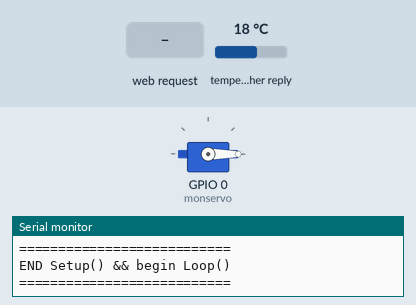
Recording of a sketch running on a simulated ESP8266 (Wemos D1 mini). On the bench: servo, the last lines printed to the serial monitor. Inputs (shaded band) come from the test bench; at power-on: temperature in the weather reply 18 °C. WiFi joins after 1.5 s; servers stay silent unless stated; web services answer with replies made up by the test bench.

Above: at 4.9 s.
5.0 s: HTTP request GET /test?Test=1 received
At 5.5 s:
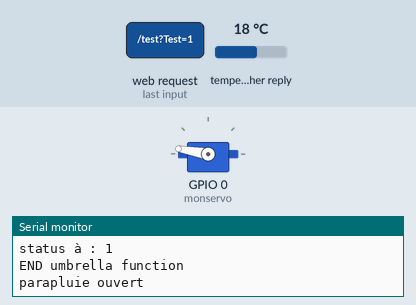
8.0 s: HTTP request GET /town received
At 9.7 s:
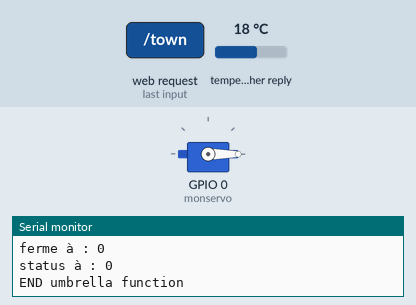
10.9 s: HTTP request GET /test?Test=120 received
At 11.2 s:
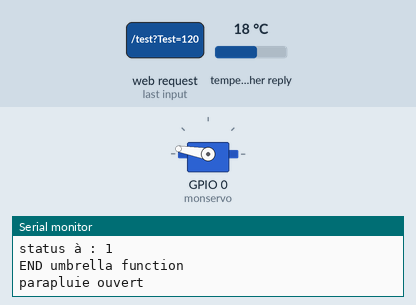
Timing chart, 0 to 13.4 s (numbered marks = the images above; inputs shaded):
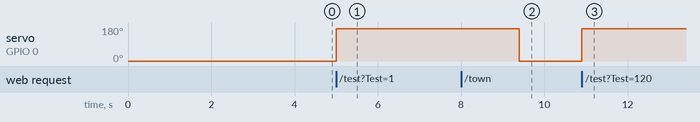

The sketch:

parapluie.ino
```cpp
///////////////
// PARAPLUIE //
///////////////

/*  Un programme pour récupérer les données météo du site http://openweathermap.org/
 *  puis les afficher sur le moniteur série (partie de programme inspiré de http://educ8s.tv/esp8266-weather-display/)
 *  et ouvre ou ferme un parapluie chinois suivant les précipitations d'un lieu choisis (inspiré de http://julienlevesque.net/little-umbrella/ )
 *  Cette version intègre une page web de test du parapluie en hackant des bout de codes trouvés ici : https://www.ulasdikme.com/projects/esp8266/esp8266_ajax_websocket.php
 *  Antony Le Goïc-Auffret
 *  sous licence CC-By-SA - dimanche 1er août 2020 - Brest- Bretagne - France - Europe - Terre - Système solaire - Voie Lactée.
 *
 *                                                                                        _
 *                                                                                      _| |_
 *                                                                                   _/ /  \  \_
 *                                                                                _/   /    \    \_
 *                                                                             _/     /      \      \_
 *                                                                          _/  _._  /  _._   \ _._    \_
 *                                                                        / \_/     \_/  |_|\_/     \_/  \
 *                                                                                      /|#|
 *                                                                                     | | |
 *                                                                                     | | |
 *                                                                                     | | |
 *                                                                                     | | |
 *                                                                                     | | |
 *                                                                                     | | |
 *                                                                                 ____|_\_/_
 *                                                                                |    |     |
 *                                     BROCHAGE                                   |    |     |
 *                               _________________                          ______|____|_____|__________
 *                              /     D1 mini     \                        |           |               |
 *              Non Attribué - |[ ]RST        TX[ ]| - Non Attribué        |   ___     |               |
 *              Non Attribué - |[ ]A0  -GPIO  RX[ ]| - Non Attribué        |  |_°_|    |               |
 *              Non Attribué - |[ ]D0-16    5-D1[ ]| - Non Attribué        | |     |   |               |
 *              Non Attribué - |[ ]D5-14    4-D2[ ]| - Non Attribué        | |     |   |               |
 *              Non Attribué - |[ ]D6-12    0-D3[X]| - gestion servo < _   | |   __|___|               |
 *              Non Attribué - |[ ]D7-13    2-D4[X]| - LED_BUILTIN       \ | | (o)_____/               |
 *              Non Attribué - |[ ]D8-15     GND[X]| - alim servo <-      || |Servo|                   |
 *              Non Attribué - |[ ]3V3 .      5V[X]| - alim servo <_|_    || |_____|                   |
 *                             |       +---+       |                |  \   \  |_°_|                    |
 *                             |_______|USB|_______|                  \  \ |\__/||                     |
 *              Le wemos est connecté en USB à votre ordinateur,        \ \|___/ |                     |
 *                        le moniteur série ouvert                       \_|____/                      |
 *                                                                         |___________________________|
 *
 */

#include <ArduinoJson.h>
#include <Servo.h>
#include <ESP8266WiFi.h>
#include <ESP8266WebServer.h>
#include <WiFiManager.h> // https://github.com/tzapu/WiFiManager
#include <WebSocketsServer.h> // https://github.com/Links2004/arduinoWebSockets

#define ANGLE_FERME 0 // angle pour fermer le parapluie
#define ANGLE_OUVERT 170 // angle pour ouvrir le parapluie

// ssid AP : concaténation POCL_NAME + "-" + POCL_ID
const char *POCL_ID = "1"; // id unique du POCL à paramétrer
const char *POCL_NAME = "POCL-Parapluie"; // nom du POCL
// mot de pas AP: minimun 8 caractères
const char *AP_PW = "lpdgo2021";

#define CLEF_API  "remplacemoi"// Clef de l'API par default à remplacer ici ou via le site
#define ID_VILLE "3030300" // ID ville par default à remplacer ici ou via le site
/*Quelques identifiants d'autres villes françaises :
 * 3030300, Brest
 * 6431033, Quimper
 * 6430976, Morlaix
 * 6453798, Lannion
 * 6453805, Saint-Brieuc
 * 6432801, Rennes
 * 6437298, Lorient
 * 2970777, Vannes
 * 6434483, Nantes
 * 6456407, Le Mans
 * 6427109, Caen
 * 6452361, Angers
 * 6456577, La Roche sur Yon
 * 3021411, Dieppe
 */

/********************************* START-WiFi *********************************
* Début de la gestion du wifi par WiFiManager                                 *
******************************************************************************/
void connexion();  // Connexion du WiFi en STA ou AP si STA non configuré

/***************************** Declarations-WebServer ********************************
 * Déclarations pour le serveur web par ESP8266WebServer                      *
 ******************************************************************************/
ESP8266WebServer server(80);  //déclaration du serveur web sur le port
String webSite,xml,data,town,key; //déclaration de variables
bool testType; // Doit on tester l'ouverture (true) ou la fermeture (false);
bool test = false; // Une demande de test a été reçue

void startWebServer();
void buildWebsite(); // Fonction qui écrit le code html du site web à partir du fichier html.h
void handleWebsite(); // Ecoute les requêtes GET sur / et répond avec un message 200 et le site web
void handleTest(); // Ecoute les requêtes sur /test et répond avec un message 200
void handleTown(); // Ecoute les requêtes sur /town et répond avec un message 200
void handleAPIKey(); // Ecoute les requêtes sur /apikey et répond avec un message 200
void handleNotFound(); // Répond aux requêtes non définies avec un message 404

/***************************** START-WebSocket ********************************
* Déclarations pour le serveur websockets par WebSocketsServer                *
******************************************************************************/
WebSocketsServer webSocket(81);    // create a websocket server on port 81
bool status = 1;   // enregistre si le parapluie est ouvert ou fermé.

void startWebSocket(); // Start a WebSocket server
void webSocketEvent(uint8_t num, WStype_t type, uint8_t * payload, size_t lenght); // When a WebSocket message is received

/*************************** START-APIComSetup ********************************
* Déclarations pour la communication avec OpenWeatherMap API                  *
******************************************************************************/
const char nomDuServeur[] = "api.openweathermap.org";  // Serveur distant auquel on va se connecter
String cledAPI = CLEF_API;  // clé de l'API du site http://openweathermap.org/
// il faudra vous créer un compte et récupérer votre clé d'API, une formalité !
// Sur le site, vous trouvez les identifiants de toutes les villes du monde.
String identifiantVille = ID_VILLE;   // indiquez l'identifiant d'une ville (CityID), ici Caen en France

String descriptionMeteo = "";
String lieu = "";
String pays = "";
float temperature = 0;
float humidite = 0;
float pression = 0;
unsigned int para = 100; // Valeur de l'identifiant météo: para < 600 il pleut

void prendDonneesMeteo(); //Fonction qui utilise le client web du D1 mini pour envoyer/recevoir des données de requêtes GET.
void ecritMeteoGeneral();

/*********************** START-parapluie() variables **************************
* Début de la déclaration des variables globales de la fonction parapluie()    *
******************************************************************************/
Servo monservo;    // créer un objet "monservo" pour le contrôler

void parapluie ();

/************************** START-loop() variables ****************************
* Debut de la déclaration des variables globales de la fonction parapluie()    *
******************************************************************************/
// permet de vérifier le temps écoulé
unsigned long dateDernierChangement = 0;
unsigned long dateCourante;
unsigned long intervalle;
// permet de savoir quel ping envoyer
bool ping = false;

/********************************* START-Setup *********************************
* Code qui doit s'exécuter qu'une fois                                         *
*******************************************************************************/
void setup() {
        Serial.begin(9600);
        delay(200);
        Serial.println();
        Serial.println("===========================");
        Serial.println("/r/nSTART Setup()");
        Serial.println("===========================");

        connexion(); // Démarre le WiFi

        delay(100);

        startWebServer(); // Démarre le serveur Web

        startWebSocket(); // Démarre le serveur WebSocket

        delay(100);

        prendDonneesMeteo(); // Première requête à l'API pour définir les variables météo

        parapluie (); // Première manipulation du Parapluie en fonction des données météo recolletées

        town = identifiantVille;
        key = cledAPI;

        Serial.println("===========================");
        Serial.println("END Setup() && begin Loop()");
        Serial.println("===========================");
        Serial.println();
}

/********************************* START-Loop **********************************
* Code qui doit s'exécuter en continu                                          *
*******************************************************************************/
void loop() {
        dateCourante = millis();
        intervalle = dateCourante - dateDernierChangement; // intervalle de temps depuis la dernière mise à jour du parapluie

        if (intervalle >= (600 * 1000) || identifiantVille != town || cledAPI != key) // Récupère de nouvelles données toutes les 10 minutes ou immediatement si la ville a été changé
        {
                identifiantVille = town;
                cledAPI = key;
                dateDernierChangement = millis();
                prendDonneesMeteo(); // récupère les données météo
                parapluie(); // met à jour le parapluie
        }

        if (test) // si le boutton test à été cliqué
        {
                int parastock = para; // stock la valeur "para" dans "parastock"
                if (!testType)
                {
                        para = 900; // triche sur la valeur "para" pour un test status
                        parapluie(); // met à jour le parapluie
                        Serial.println("parapluie fermé ");
                        delay (100);
                }
                if (testType)
                {
                        para = 100; // triche sur la valeur "para" pour un test status
                        parapluie(); // met à jour le parapluie
                        Serial.println("parapluie ouvert ");
                        delay (100);
                }
                para = parastock; // redonne à para sa valeur initiale
                test = false;
        }

        webSocket.loop(); // Check si il y a un message sur le serveur websocket

        server.handleClient(); // Check si il y a un message sur le serveur web

        if (intervalle%(60*1000)==0) { // toutes les minutes
                int i = webSocket.connectedClients(ping);
                Serial.printf("%d Connected websocket clients ping: %d\n", i, ping);
                ping = !ping;
                ecritMeteoGeneral();
        }
}

void connexion() {
        Serial.println("START: Wifi connection");
        WiFi.mode(WIFI_STA); // explicitly set mode, esp defaults to STA+AP

        // WiFi.mode(WiFi_STA); // it is a good practice to make sure your code sets wifi mode how you want it.

        //WiFiManager, Local intialization. Once its business is done, there is no need to keep it around
        WiFiManager wm;

        //reset settings - wipe credentials for testing
        //wm.resetSettings();

        // Automatically connect using saved credentials,
        // if connection fails, it starts an access point with the specified name ( "AutoConnectAP"),
        // if empty will auto generate SSID, if password is blank it will be anonymous AP (wm.autoConnect())
        // then goes into a blocking loop awaiting configuration and will return success result

        bool res;
        // res = wm.autoConnect(); // auto generated AP name from chipid
        // res = wm.autoConnect("AutoConnectAP"); // anonymous ap

        char * apSSID = new char[strlen(POCL_NAME)+1+strlen(POCL_ID)+1];
        strcpy(apSSID, POCL_NAME);
        strcat(apSSID, "-");
        strcat(apSSID, POCL_ID);
        strcat(apSSID, "\0");
        res = wm.autoConnect(apSSID,AP_PW); // password protected ap

        if(!res) {
                Serial.println("Failed to connect");
                // ESP.restart();
        }
        else {
                //if you get here you have connected to the WiFi
                Serial.println("connected...yeey :)");
        }
        Serial.println("END: Wifi connection");
        Serial.println();
}

void startWebServer(){
        Serial.println("START Web server configuration");
        server.on("/",handleWebsite);
        server.on("/test",handleTest);
        server.on("/town",handleTown);
        server.on("/apikey",handleAPIKey);
        server.onNotFound(handleNotFound);    // When a client requests an unknown URI (i.e. something other than "/"), call function "handleNotFound"
        server.begin();
        Serial.println("Web server started.");
        Serial.println("END Web server configuration");
        Serial.println();
}

void buildWebsite(){ // Fonction qui écrit le code html du site web à partir du fichier html.h
        static const char* html =
        #include "html.h"
        ;
        webSite = String((const char*) html);
}

void handleWebsite(){ // génère le site web
        buildWebsite(); // écriture du html
        server.send(200,"text/html",webSite); // mise en ligne du site
}

void handleTest(){
        test = true;
        testType = server.arg("Test").toFloat();
        server.send(200,"text/plain","200: OK");
}

void handleTown(){
        town = server.arg("Town");
        server.send(200,"text/plain","200: OK");
}

void handleAPIKey(){
        key = server.arg("Key");
        server.send(200,"text/plain","200: OK");
}

void handleNotFound(){
        server.send(404, "text/plain", "404: Not found"); // Send HTTP status 404 (Not Found) when there's no handler for the URI in the request
}

void startWebSocket() { // Start a WebSocket server
        Serial.println("START WebSocket server configuration");
        webSocket.begin();                    // start the websocket server
        webSocket.onEvent(webSocketEvent);    // if there's an incomming websocket message, go to function 'webSocketEvent'
        Serial.println("WebSocket server started.");
        Serial.println("END WebSocket server configuration");
        Serial.println();
}

void webSocketEvent(uint8_t num, WStype_t type, uint8_t * payload, size_t lenght) { // When a WebSocket message is received
        switch (type) {
        case WStype_DISCONNECTED:                 // if the websocket is disconnected
                Serial.printf("[%u] Disconnected!\n", num);
                break;
        case WStype_CONNECTED: {                    // if a new websocket connection is established
                IPAddress ip = webSocket.remoteIP(num);
                Serial.printf("[%u] Connected from %d.%d.%d.%d url: %s\n", num, ip[0], ip[1], ip[2], ip[3], payload);
                StaticJsonDocument<64> doc;                 // Create JsonDocument of fixed size
                JsonObject root = doc.to<JsonObject>();                  // create JsonObject from JsonDocument
                root["event"] = "state";                 // populate JsonObject
                root["state"] = status;                 // populate JsonObject
                char buffer[64];                 // create temp buffer
                serializeJson(root, buffer);                 // serialize to buffer
                webSocket.broadcastTXT(buffer);                 // send buffer to web socket
        }
        break;
        case WStype_TEXT:                         // if new text data is received
                Serial.printf("[%u] get Text: %s\n", num, payload);
                break;
        case WStype_ERROR:                        // if an erro happen
                Serial.printf("[%u] get Error: %s\n", num, payload);
                break;
        }
}

void prendDonneesMeteo(){ //Fonction qui utilise le client web du D1 mini pour envoyer/recevoir des données de requêtes GET.
        Serial.println("START API call");
        WiFiClient client;
        String resultat;
        if (client.connect(nomDuServeur, 80)) { // Démarre la connexion du client, recherche les connexions
                client.println("GET /data/2.5/weather?id=" + identifiantVille + "&units=metric&lang=fr&APPID=" + cledAPI);
                client.println("Host: api.openweathermap.org");
                client.println("User-Agent: ArduinoWiFi/1.1");
                client.println("Connection: close");
                client.println();
                Serial.println("API connectée"); //message d'erreur si la connexion échoue
        }
        else {
                Serial.println("Echec de la connexion"); //message d'erreur si la connexion échoue
        }
        resultat = "";
        while (client.connected() && !client.available()) delay(1); // attend les données
        while (client.connected() || client.available()) {    // soit le client est connecté, soit il a des données disponibles
                char c = client.read(); // récupère les données
                resultat = resultat + c; // les agrège dans la chaine de caractère resultat
        }

        client.stop(); // stoppe le client
        resultat.replace('[', ' ');
        resultat.replace(']', ' ');
        Serial.println(resultat); // écrit la chaine de caractère en entier sur le moniteur série

        char tableauJson[resultat.length() + 1];
        resultat.toCharArray(tableauJson, sizeof(tableauJson));
        tableauJson[resultat.length() + 1] = '\0';

        StaticJsonDocument<1024> doc;

        DeserializationError error = deserializeJson(doc, tableauJson);

        if (error) {
                Serial.print(F("deserializeJson() failed with code "));
                Serial.println(error.c_str());
                return;
        }
        // Attention ! Il y à une possibilité de plusieurs "weather" objets (c'est un array) !: https://openweathermap.org/weather-conditions
        lieu = String((const char*) doc["name"]);
        pays = String((const char*) doc["sys"]["country"]);
        String meteo = doc["weather"]["main"];
        descriptionMeteo = String((const char*) doc["weather"]["description"]);
        String id = doc["weather"]["id"];   //récupère le chiffre identifiant "id" de l'état météo sous forme de texte.
        temperature = doc["main"]["temp"];
        humidite = doc["main"]["humidity"];
        pression = doc["main"]["pressure"];

        para =id.toInt(); //transforme le texte "id" en entier.

        ecritMeteoGeneral();
        Serial.println("END API call");
        Serial.println();
}

void ecritMeteoGeneral(){
        Serial.println("------------------");
        Serial.print(lieu);
        Serial.print(", ");
        Serial.print(pays);
        Serial.print(", ");
        Serial.print(descriptionMeteo);
        Serial.print(", ");
        Serial.println(para);
        Serial.println("------------------");
}

void parapluie (){
        Serial.println("START umbrella function");
        if (para<600) {    // Si la valeur de l'indicateur météo est inférieur à 600 c'est qu'il pleut.
                if (status == 0) { // Si avant ça le parapluie était fermé
                        monservo.attach(0); // brancher le servomoteur sur la broche D3 (GPIO 0)
                        monservo.write(ANGLE_OUVERT); // ouvre le parapluie
                        Serial.print("ouvre à : "); Serial.println(ANGLE_OUVERT);
                        status = 1; // note que le parapluie est maintenant ouvert
                        Serial.print("status à : "); Serial.println(status);
                }
        }
        else {             // si il ne pleut pas
                if (status == 1) { // Si avant ça le parapluie était ouvert.
                        monservo.attach(0); // brancher le servomoteur sur la broche D3 (GPIO 0)
                        monservo.write(ANGLE_FERME); // ferme le parapluie
                        Serial.print("ferme à : "); Serial.println(ANGLE_FERME);
                        status = 0; // note que le parapluie est maintenant fermé
                        Serial.print("status à : "); Serial.println(status);

                }
        }
        delay (200);
        monservo.detach(); // débrancher le servomoteur de la broche D3 (GPIO 0)
        StaticJsonDocument<64> doc; // Create JsonDocument of fixed size
        JsonObject root = doc.to<JsonObject>();  // create JsonObject from JsonDocument
        root["event"] = "state"; // populate JsonObject
        root["state"] = status; // populate JsonObject
        char buffer[64]; // create temp buffer
        serializeJson(root, buffer); // serialize to buffer
        webSocket.broadcastTXT(buffer); // send buffer to web socket
        Serial.println("END umbrella function");
        Serial.println();
}
```

Source omitted: html.h (8422 bytes)

Measured:
- after the input at 5.0 s, servo on GPIO 0 (monservo): 0° → 170° at once
- after the input at 8.0 s, servo on GPIO 0 (monservo): 170° → 0° after 1.4 s
- after the input at 10.9 s, servo on GPIO 0 (monservo): 0° → 170° at once
